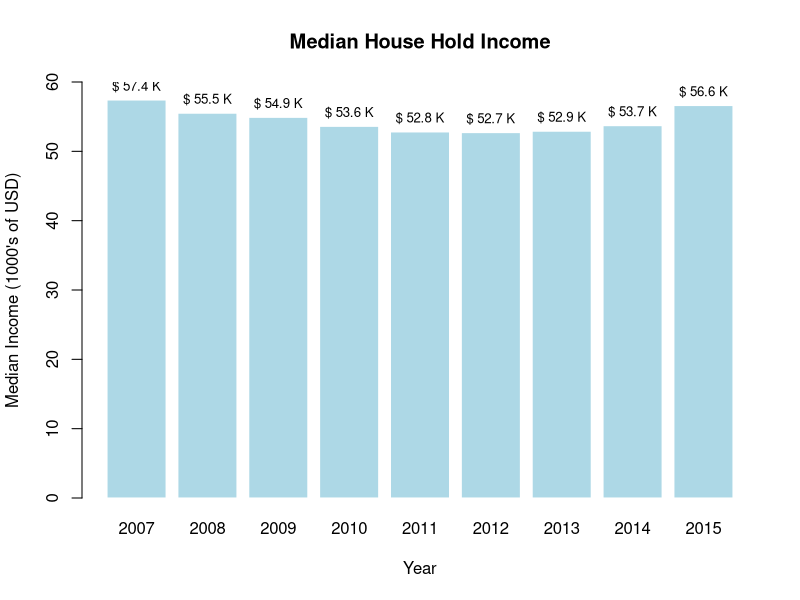

This chart was generated by the following R code:
## ---- chunk 1
knitr::opts_chunk$set(echo = TRUE)
## ---- chunk 2
income<- c(57.4, 55.5, 54.9, 53.6, 52.8, 52.7, 52.9, 53.7, 56.6)
year<- c(2007, 2008, 2009, 2010, 2011, 2012, 2013, 2014, 2015)
value <- paste("$", income, "K")
## ---- chunk 3
bar <- barplot(income,
        main="Median House Hold Income",
        xlab = "Year",
        ylab="Median Income (1000's of USD)",
        col= "lightblue",
        border=FALSE, 
        names.arg = year,
        ylim=c(0,60)
        )
text(x=bar,y=income+2, labels=value, cex=0.8)
